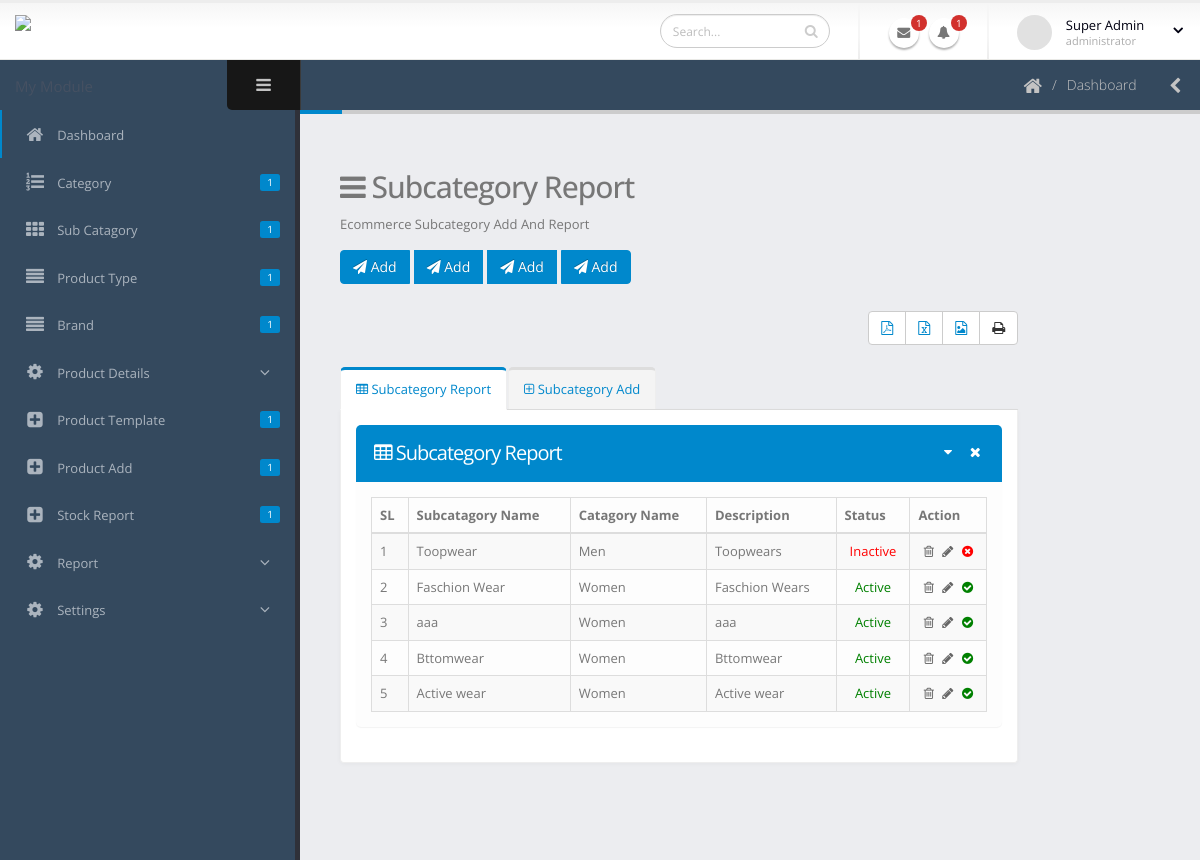
Screenshot of /backend/sub-category (signed in) with the database file from the repository.
### Backend/models.py (models this page shows, shortened)
class SubcategoryModel(models.Model):
    subcategory_name=models.CharField(max_length=40)
    category=models.ForeignKey(CategoryModel, on_delete=models.DO_NOTHING, default=1)
    subcategory_des=models.TextField()
    subcategory_status=models.CharField(max_length=10)
    created_at=models.DateTimeField(auto_now_add=True)
    updated_at=models.DateTimeField(auto_now=True)

class CategoryModel(models.Model):
    category_name=models.CharField(max_length=40,unique=True)
    category_des=models.TextField()
    category_status=models.CharField(max_length=10)
    created_at=models.DateTimeField(auto_now_add=True)
    updated_at=models.DateTimeField(auto_now=True)
    def __str__(self):
        return self.category_name

### Backend/views.py (the view)
# urls.py: path('sub-category',views.subcategory,name='subcategory'),
@login_required
def subcategory(request):
        all_data=SubcategoryModel.objects.all()
        if request.method =='POST':
                subcategory_form=SubcategoryForm(request.POST)
                if subcategory_form.is_valid():
                        subcategory_form.save()
                        messages.success(request,'Subcategory Data Save Sucessfully')
                        return HttpResponseRedirect(reverse('subcategory'))
        else:
                subcategory_form=SubcategoryForm()
        context={
                'form':subcategory_form,
                'subcategory_data':all_data
        }
        return render(request,'Backend/subcategory/subcategory.html',context)

### Backend/forms/subcategory_form.py
class SubcategoryForm(forms.ModelForm):
    class Meta:
        model=SubcategoryModel
        fields='__all__'
        category_choices=CategoryModel.objects.filter(category_status="Active")
        status_choices=(('','--select--'),('Active','Active'),('Inactive','Inactive'))
        widgets={
            'subcategory_name':forms.TextInput(attrs={'class':'form-control','placeholder':'Subcategory Name'}),
            'category':forms.Select(attrs={'class':'form-control'},choices=category_choices),
            'subcategory_des':forms.Textarea(attrs={'class':'form-control','placeholder':'Describe About Subcategory','rows':'4','cols':'5'}),
            'subcategory_status':forms.Select(attrs={'class':'form-control'},choices=status_choices)
        }

### Backend/templates/Backend/subcategory/subcategory.html (shortened to what this page needs)
{% extends 'Backend/index.html' %}
{% block main_content%}
{% load static %}
<div class="row">
    <div class="col-md-10">
         <h2><i class="fa fa-bars" aria-label="Toggle sidebar"></i> Subcategory Report</h2>
         <p>Ecommerce Subcategory Add And Report</p>
          <div class="controls text-left">
          <div data-toggle="buttons-checkbox" class="btn-group">
            <button type="button" class="mb-xs mt-xs mr-xs btn btn-primary">
                <a target="_blank" href="/daily_attendance_pdf">
                    <span style="color:white"><i class="fa  fa-send" aria-hidden="true"></i> Add</span>
                </a>
            </button>
            <button type="button" class="mb-xs mt-xs mr-xs btn btn-primary">
                <a target="_blank" href="/daily_attendance_pdf">
                    <span style="color:white"><i class="fa  fa-send" aria-hidden="true"></i> Add</span>
                </a>
            </button>
             <button type="button" class="mb-xs mt-xs mr-xs btn btn-primary">
                <a target="_blank" href="/daily_attendance_pdf">
                    <span style="color:white"><i class="fa  fa-send" aria-hidden="true"></i> Add</span>
                </a>
            </button>
           <button type="button" class="mb-xs mt-xs mr-xs btn btn-primary">
                <a target="_blank" href="/daily_attendance_pdf">
                    <span style="color:white"><i class="fa  fa-send" aria-hidden="true"></i> Add</span>
                </a>
            </button>
          </div>
         </div>
         <br>
         <div class="controls text-right">
          <div data-toggle="buttons-checkbox" class="btn-group">
             <button  class="btn btn-default"  title='Export PDF' type="button">
                 <a target="_blank" href="">
                     <i class="fa fa-file-pdf-o" aria-hidden="true"></i>
                 </a>
             </button>
             <button class="btn btn-default"  title='Export Excel' type="button">
                 <a  href="/daily_attendance_excle">
                     <i class="fa fa-file-excel-o" aria-hidden="true"></i>
                 </a>
             </button>
             <button class="btn btn-default" title='Preview' ttype="button">
                 <a target="_blank" href="/daily_attendance_pdf">
                     <i class="fa fa-file-image-o"></i>
                 </a>
             </button>
            <button class="btn btn-default" title='Print' type="button">
                <i class="fa fa-print" aria-hidden="true"></i>
            </button>
          </div>
         </div>
         <br>
         <div class="tabs tabs-primary">
            <ul class="nav nav-tabs">
                <li class="active">
                    <a href="#popular11" data-toggle="tab"><i class="fa fa-table"></i> Subcategory  Report</a>
                </li>
                <li>
                    <a href="#recent11" data-toggle="tab"><i class="fa  fa-plus-square-o"></i> Subcategory Add</a>
                </li>
            </ul>
            <div class="tab-content">
                <div id="popular11" class="tab-pane active">
                 <section class="panel panel-primary">
                     <header class="panel-heading">
                       <div class="panel-actions">
                <a href="#" class="fa fa-caret-down"></a>
                <a href="#" class="fa fa-times"></a>
            </div>
            <h2 class="panel-title"> <i class="fa fa-table"></i> Subcategory Report</h2>
        </header>
        <div class="panel-body">
            <table class="table table-bordered table-striped mb-none" id="datatable-tabletools" data-swf-path="{% static 'Backend/assets/vendor/jquery-datatables/extras/TableTools/swf/copy_csv_xls_pdf.swf' %}">
                <thead>
                    <tr>
                        <th>SL</th>
                        <th>Subcatagory Name</th>
                        <th>Catagory Name</th>
                        <th>Description</th>
                        <th class="hidden-phone">Status</th>
                        <th class="actions">Action</th>
                    </tr>
                </thead>
                <tbody>
                    {% for data_fetch in subcategory_data %}
                    <tr class="gradeX">
                        <td>{{forloop.counter}}</td>
                        <td>
                           {{data_fetch.subcategory_name}}
                        </td>
                        <td>
                                {{data_fetch.category}}
                        </td>
                        <td> {{data_fetch.subcategory_des|slice:'20'}}</td>
                        <td class="center hidden-phone">
                            {% if data_fetch.subcategory_status == "Active" %}
                               <span style="color:green">{{data_fetch.subcategory_status}}</span>
                            {% else %}
                             <span style="color:red"> {{data_fetch.subcategory_status}}</span>
                            {% endif %}
                        </td>
                        <td class="center actions">
                            <a href="{% url 'subcategory_delete' data_fetch.id %}" class="on-default remove-row" onclick="return confirm('Are You Sure?')"><i class="fa fa-trash-o"></i></a>
                            <a href="{% url 'subcategory_update' data_fetch.id %}" class="on-default edit-row"><i class="fa fa-pencil"></i></a>
                            {% if data_fetch.subcategory_status == "Active" %}
                              <a href="{% url 'subcategory_status' data_fetch.id %}" class="on-default edit-row"><span style="color:green"><i class="fa fa-check-circle"></i></span></a>
                            {% else %}
                              <a href="{% url 'subcategory_status' data_fetch.id %}" class="on-default edit-row"><span style="color:red"><i class="fa fa-times-circle"></i></span></a>
                            {% endif %}
                        </td>
                    </tr>
                 {% endfor %}
                </tbody>
            </table>
        </div>
    </section>
                </div>
            </div>
        </div>
    </div>
</div>
{% endblock %}

### Backend/static/Backend/assets/stylesheets/skins/default.css (style rules this page uses)
a, .btn-link { color: #0088cc; }
body .btn-primary { color: #ffffff; text-shadow: 0 -1px 0 rgba(0, 0, 0, 0.25); background-color: #0088cc; border-color: #0088cc; }
html .panel-primary .panel-heading { background: #0088cc; border-color: #0088cc; }
html body .tabs-primary .nav-tabs li a, html.dark body .tabs-primary .nav-tabs li a, html body .tabs-primary .nav-tabs.nav-justified li a, html.dark body .tabs-primary .nav-tabs.nav-justified li a, html body .tabs-primary .nav-tabs li a:hover, html.dark body .tabs-primary .nav-tabs li a:hover, html body .tabs-primary .nav-tabs.nav-justified li a:hover, html.dark body .tabs-primary .nav-tabs.nav-justified li a:hover { color: #0088cc; }
html body .tabs-primary .nav-tabs li.active a, html.dark body .tabs-primary .nav-tabs li.active a, html body .tabs-primary .nav-tabs.nav-justified li.active a, html.dark body .tabs-primary .nav-tabs.nav-justified li.active a, html body .tabs-primary .nav-tabs li.active a:hover, html.dark body .tabs-primary .nav-tabs li.active a:hover, html body .tabs-primary .nav-tabs.nav-justified li.active a:hover, html.dark body .tabs-primary .nav-tabs.nav-justified li.active a:hover, html body .tabs-primary .nav-tabs li.active a:focus, html.dark body .tabs-primary .nav-tabs li.active a:focus, html body .tabs-primary .nav-tabs.nav-justified li.active a:focus, html.dark body .tabs-primary .nav-tabs.nav-justified li.active a:focus { border-top-color: #0088cc; color: #0088cc; }

### rows the page displays
SubcategoryModel: subcategory_name "Toopwear", category "Men", subcategory_des "Toopwears", subcategory_status "Inactive"
SubcategoryModel: subcategory_name "Faschion Wear", category "Women", subcategory_des "Faschion Wears", subcategory_status "Active"
SubcategoryModel: subcategory_name "aaa", category "Women", subcategory_des "aaa", subcategory_status "Active"
SubcategoryModel: subcategory_name "Bttomwear", category "Women", subcategory_des "Bttomwear", subcategory_status "Active"
SubcategoryModel: subcategory_name "Active wear", category "Women", subcategory_des "Active wear", subcategory_status "Active"
